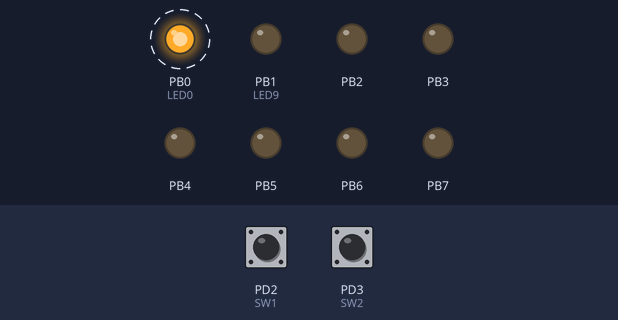
The program below on a simulated ATmega328P, built with avr-gcc and emulated at 16 MHz. On the bench: output pins drawn as LEDs (lit = HIGH). Dashed ring = blinking. The test bench sets the inputs (shaded band); at power-on: PD3 (SW2) HIGH, PD2 (SW1) HIGH.

Above: at 1.25 s.
1.3 s: PD3 (SW2) pulled LOW for 0.15 s
At 1.5 s:
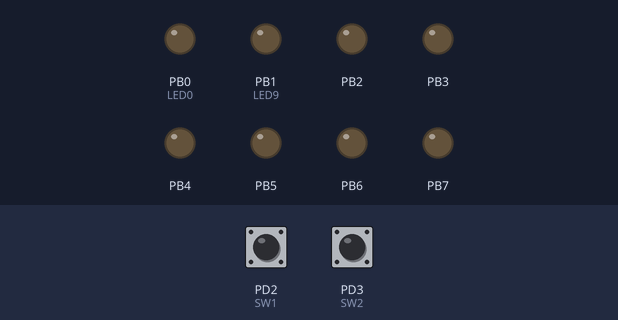
4.3 s: PD3 (SW2) pulled LOW for 1 s
At 5.3 s:
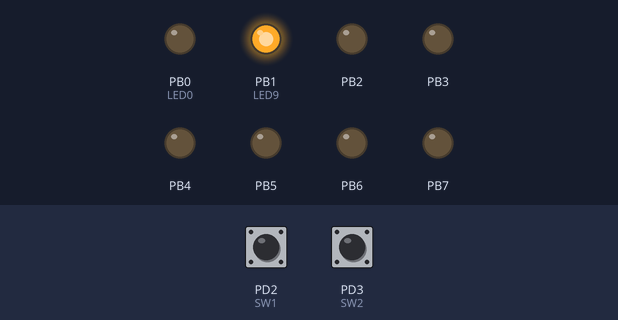
6.8 s: PD3 (SW2) pulled LOW for 3.2 s
At 7.1 s:
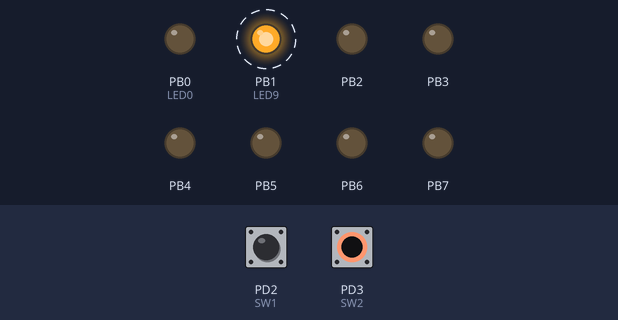
Timing chart, 0 to 17.5 s (numbered marks = the images above; inputs shaded):
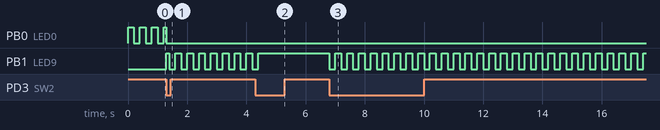

Measured:
- after the input at 1.3 s, PB1 (LED9): LOW → HIGH at once, then repeats every 0.40 s: LOW 0.20 s, HIGH 0.20 s
- after the input at 4.3 s, PB1 (LED9): goes on until 4.4 s, then stays HIGH
- after the input at 6.8 s, PB1 (LED9): alternates HIGH for 0.20 s and LOW for 0.20 s, starting at once

The program:

main.cpp
```cpp
/*
 * ARBKVS_Aufgabe2.cpp
 *
 * Created: 28.10.2022 11:28:31
 * Author : Ahmed
 */

#include <avr/io.h>

#define F_CPU 16000000UL
#include <avr/interrupt.h>
#include <util/delay.h>
#include <stdbool.h>										// Um Boolean zunutzen [überprüfung ob LED blinkt]


#define SW1 PIND2											// Auf den Ports PIND2 [INT0] und PIND3 [INT1] liegen die EICRA [Register für externe Interrupts].
#define SW2 PIND3
#define LED0 PINB0
#define LED9 PINB1

volatile int an = LED0;										// volatile -> Sagt dem Compiler das er diese Variable nicht optimieren oder ändern soll.
volatile bool blinkt = true;

void ports_einrichten()
{
	DDRB = 0xff;											// Wir setzten die Ports B0 und B1 als Ausgänge für die LEDs.
	PORTB = 0x00;

	DDRD = 0x00;											// Wir setzten das DDRD als Eingang für die Taster.
	PORTD |= (1 << SW1) | (1 << SW2);						// Wir setzen die beiden Taster als Ausgänge, um sie nutzen zu können.
	EICRA |= (1 << ISC11) | (1 << ISC01);					// Wir legen die Bedingung fest, dass bei einer fallenden Flanke ein Interrupt Request generiert wird. [Wird im Interrupt Sense Control gespeichert]
	EIMSK = (1 << INT0) | (1 << INT1);						// Wir setzen die beiden INT-Bits und geben die beiden externen Interrupts frei.
	sei();													// Wir aktivieren die Interrupts, durch das setzten der globalen Interrupt Maske. [standard funktion]
}

ISR(INT0_vect)										// Bei dieser Funktion handelt es sich um die Interrupt Routinen [Was genau getan werden soll, bei einem Request]
{
	if (an == LED0)									// Wenn die LED0 bereits an ist, so wird der Status der LED geändert. [Blinkt -> Leuchten, oder Leuchten -> Blinkt]
	{
		blinkt = !blinkt;
	}
	else											// Wenn die LED0 nicht an ist, so ist die LED9 an. Somit schalten wir die LED9 aus und die LED0 an.
	{
		PORTB = (1 << LED0);
	}
	an = LED0;
}

ISR(INT1_vect)
{
	if (an == LED9)									// Wenn die LED9 bereits an ist, so wird der Status der LED geändert. [Blinkt -> Leuchten, oder Leuchten -> Blinkt]
	{
		blinkt = !blinkt;
	}
	else											// Wenn die LED9 nicht an ist, so ist die LED0 an. Somit schalten wir die LED0 aus und die LED9 an.
	{
		PORTB = (1 << LED9);
	}
	an = LED9;
}


int main(void)
{
	ports_einrichten();								// Wir richten alle PORTS ein, um starten zu können.
	while(1)										// Geschwindigkeit des Blinkens
	{
		if (blinkt)
		{
			PORTB ^= (1 << an);
		}
		else
		{
			PORTB = (1 << an);
		}
		_delay_ms(200);
	}
}
```
